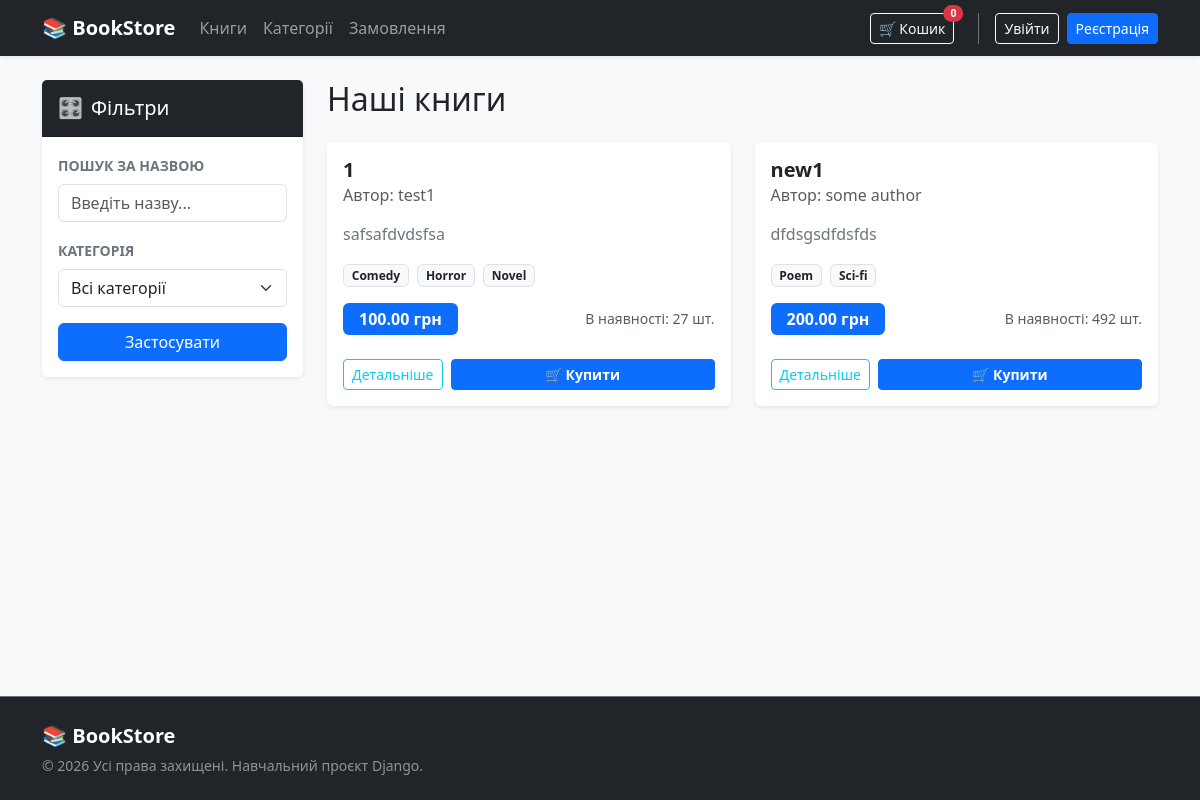
The page / on the database its author committed.
### books/models.py (models this page shows, shortened)
class Book(models.Model):
    title = models.CharField(max_length=100,verbose_name='book title')
    author = models.CharField(max_length=100,verbose_name='author name')
    price = models.DecimalField(max_digits=10,decimal_places=2,verbose_name='book price')
    description = models.TextField(blank=True,verbose_name='book description')
    stock = models.PositiveIntegerField(default=0,verbose_name='book stock')
    category = models.ManyToManyField(Category,related_name='books')
    class Meta:
        verbose_name = 'book'
        verbose_name_plural = 'books'
        ordering = ['title']

### categories/models.py (models this page shows, shortened)
class Category(models.Model):
    name = models.CharField(max_length=100,unique=True,verbose_name='categories name')
    slug = models.SlugField(max_length=100,unique=True,verbose_name='category slug')
    class Meta:
        verbose_name = 'category'
        verbose_name_plural = 'categories'
        ordering = ['name']

### books/views.py (the view)
# urls.py: path('', BooksView.as_view()),
class BooksView(ListView):
    model = Book
    template_name = 'books/books.html'
    paginate_by = 10
    context_object_name = 'books'
    def get_queryset(self):
        queryset = Book.objects.prefetch_related('category').all()
        query = self.request.GET.get('q')
        if query:
            queryset = queryset.filter(title__icontains=query)
        category_id = self.request.GET.get('cat')
        if category_id:
            queryset = queryset.filter(category__id=category_id)
        return queryset
    def get_context_data(self, **kwargs):
        context = super().get_context_data(**kwargs)
        context['all_categories'] = Category.objects.all()
        context['cart'] = self.request.session.get('cart', {})
        return context

### books/templates/books/books.html (shortened to what this page needs)
{% extends 'base.html' %}
{% block content %}
<div class="row">
    <div class="col-md-3 mb-4">
        <div class="card shadow-sm border-0">
            <div class="card-header bg-dark text-white py-3">
                <h5 class="card-title mb-0 d-flex align-items-center">
                    <span class="me-2">🎛️</span> Фільтри
                </h5>
            </div>
            <div class="card-body p-3 bg-white rounded-bottom">
                <form method="get" action="{% url 'books_list' %}">
                    <div class="mb-3">
                        <label for="search" class="form-label fw-bold text-secondary small text-uppercase">Пошук за назвою</label>
                        <input type="text" name="q" id="search" class="form-control" placeholder="Введіть назву..." value="{{ request.GET.q }}">
                    </div>
                    <div class="mb-3">
                        <label for="category-filter" class="form-label fw-bold text-secondary small text-uppercase">Категорія</label>
                        <select name="cat" id="category-filter" class="form-select">
                            <option value="">Всі категорії</option>
                        </select>
                    </div>
                    <div class="d-grid gap-2">
                        <button type="submit" class="btn btn-primary">Застосувати</button>
                    </div>
                </form>
            </div>
        </div>
    </div>
    <div class="col-md-9">
        <h2 class="mb-4">Наші книги</h2>
        <div class="row row-cols-1 row-cols-md-2 g-4">
            {% for book in books %}
                <div class="col">
                    <div class="card h-100 shadow-sm border-0">
                        <div class="card-body">
                            <h5 class="card-title fw-bold">{{ book.title }}</h5>
                            <h6 class="card-subtitle mb-3 text-muted">Автор: {{ book.author }}</h6>
                            <p class="card-text text-secondary text-truncate" style="max-height: 50px;">{{ book.description }}</p>
                            <div class="mb-3">
                                {% for cat in book.category.all %}
                                    <span class="badge bg-light text-dark border me-1">{{ cat.name }}</span>
                                {% endfor %}
                            </div>
                            <div class="d-flex justify-content-between align-items-center mt-3">
                                <span class="badge bg-primary fs-6 py-2 px-3">{{ book.price }} грн</span>
                                <span class="text-muted small">В наявності: {{ book.stock }} шт.</span>
                            </div>
                        </div>
                        <div class="card-footer bg-transparent border-top-0 d-flex gap-2 pb-3 align-items-center">
                            <a href="{% url 'book_detail' book.id %}" class="btn btn-outline-info btn-sm">Детальніше</a>
                            <div class="flex-grow-1 d-flex justify-content-center">
                                {% with book_id_str=book.id|slugify %}
                                    {% if book_id_str in cart %}
                                        <div class="d-flex align-items-center justify-content-between w-100 bg-light rounded border p-1">
                                            <button class="btn btn-sm btn-outline-secondary px-2 py-0 fw-bold border-0"
                                                    onclick="cartAction('{% url 'delete_one_book' book.id %}', '{{ book.id }}', 'decrease')">-</button>
                                            <span class="fw-bold text-dark small">
                                                {% for key, value in cart.items %}
                                                    {% if key == book_id_str %}{{ value }} шт.{% endif %}
                                                {% endfor %}
                                            </span>
                                            <button class="btn btn-sm btn-outline-secondary px-2 py-0 fw-bold border-0"
                                                    onclick="cartAction('{% url 'add_to_cart' book.id %}', '{{ book.id }}', 'increase')">+</button>
                                        </div>
                                    {% else %}
                                        <button class="btn btn-primary btn-sm w-100 fw-bold"
                                                onclick="cartAction('{% url 'add_to_cart' book.id %}', '{{ book.id }}', 'add_from_catalog')">
                                            🛒 Купити
                                        </button>
                                    {% endif %}
                                {% endwith %}
                            </div>
                        </div>
                    </div>
                </div>
            {% empty %}
                <div class="col-12">
                    <div class="alert alert-warning text-center shadow-sm" role="alert">
                        Книги не знайдено за вашим запитом.
                    </div>
                </div>
            {% endfor %}
        </div>
    </div>
</div>
{% endblock %}

### templates/base.html (style rules this page uses)
html, body { height: 100%; }
body { display: flex; flex-direction: column; }

### rows shown on the page
Book: title "1", author "test1", description "safsafdvdsfsa", price "100.00", stock "27"
Category: name "Comedy"
Category: name "Horror"
Category: name "Novel"
Book: title "new1", author "some author", description "dfdsgsdfdsfds", price "200.00", stock "492"
Category: name "Poem"
Category: name "Sci-fi"

### other values the page prints
{{ request.session.cart|length|default:0 }} "0"
